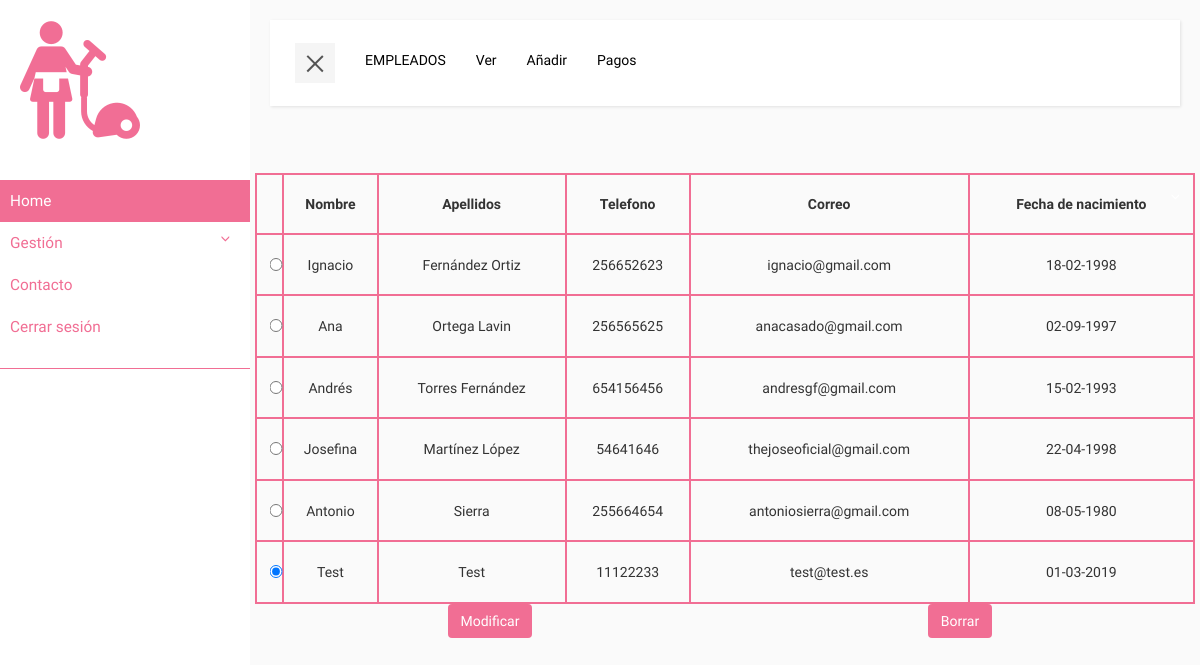
Screenshot of /ProyectoNetbeans/assets/components/home/view.php?gestion=empleados (signed in) with the database file from the repository.
### tables this page shows
CREATE TABLE `empleado` (
  `P_empleado` int(11) NOT NULL,
  `nss` varchar(20) DEFAULT NULL,
  `isAdmin` tinyint(4) DEFAULT NULL,
  `A_usuario` int(11) NOT NULL
);

CREATE TABLE `usuario` (
  `P_Usuario` int(11) NOT NULL,
  `usuario` varchar(20) NOT NULL,
  `contrasena` varchar(32) NOT NULL,
  `nombre` varchar(40) NOT NULL,
  `apellidos` varchar(40) NOT NULL,
  `dni` varchar(9) NOT NULL,
  `telefono` int(10) NOT NULL,
  `correo` varchar(100) NOT NULL,
  `fechaNacimiento` date NOT NULL,
  `rol` enum('CLIENTE','EMPLEADO') NOT NULL
);

### ProyectoNetbeans/assets/components/home/model.php (called while the page is built, shortened)
<?php
require_once './../clases/usuario.php';
require_once './../clases/empleado.php';
class modelClass
{
    function verEmpleados()
    {
        try {
            $opciones = array(PDO::MYSQL_ATTR_INIT_COMMAND => "SET NAMES utf8");
            $conn = new PDO('mysql:host=localhost;dbname=2019p_icarazo', 'root', '', $opciones);
            $conn->setAttribute(PDO::ATTR_ERRMODE, PDO::ERRMODE_EXCEPTION);
        } catch (PDOException $e) {
            echo $e->getCode();
            echo 'Error en la conexión: ' . $e->getMessage();
            exit();
        }
        $stmt = $conn->prepare("SELECT * FROM usuario u, empleado e WHERE u.rol='EMPLEADO' AND e.A_usuario = u.P_Usuario");
        $stmt->execute();
        $empleados = array();
        $resultado = $stmt->fetch();
        while ($resultado != null) {
            $empleado = new Empleado($resultado);
            array_push($empleados, $empleado);
            $resultado = $stmt->fetch();
        }
        return $empleados;
    }
}

### ProyectoNetbeans/assets/components/clases/empleado.php (called while the page is built, shortened)
<?php
require_once 'usuario.php';
class Empleado extends Usuario{
    public function __construct($row) {
        $this->P_Usuario = $row["P_Usuario"];
        $this->nombre = $row["nombre"];
        $this->apellidos = $row["apellidos"];
        $this->telefono = $row["telefono"];
        $this->correo = $row["correo"];
        $this->fechaNacimiento = $row["fechaNacimiento"];
    }
}

### ProyectoNetbeans/assets/components/clases/usuario.php (called while the page is built, shortened)
<?php
class Usuario{
    private $P_Usuario;
    private $nombre;
    private $apellidos;
    private $telefono;
    private $correo;
    private $fechaNacimiento;
    public function __construct($row) {
        $this->P_Usuario = $row["P_Usuario"];
        $this->nombre = $row["nombre"];
        $this->apellidos = $row["apellidos"];
        $this->telefono = $row["telefono"];
        $this->correo = $row["correo"];
        $this->fechaNacimiento = $row["fechaNacimiento"];
    }
    public function getP_Usuario(){
        return $this->P_Usuario;
    }
    public function getNombre(){
        return $this->nombre;
    }
    public function getApellidos(){
        return $this->apellidos;
    }
    public function getTelefono(){
        return $this->telefono;
    }
    public function getCorreo(){
        return $this->correo;
    }
    public function getFechaNacimiento(){
        return $this->fechaNacimiento;
    }
}

### ProyectoNetbeans/assets/components/home/controller-empleados.php (the view, shortened to what this page needs)
<?php
require_once './model.php';
function tablaVistaEmpleados(){
    $tablaHTML= "<form method='POST' action='?empleado=modificar'>
    <div id='tablaVista' class='row'>
        <table class='col-md-12 table-bordered table-hover table-responsive'>
            <thead>
                <tr>
                    <th>&nbsp;&nbsp;&nbsp;&nbsp;</th>
                    <th class='text-center'>Nombre</th>
                    <th class='text-center'>Apellidos</th>
                    <th class='text-center'>Telefono</th>
                    <th class='text-center'>Correo</th>
                    <th class='text-center'>Fecha de nacimiento</th>
                </tr>
            </thead>
            <tbody>"; $model = new modelClass(); $empleados = $model->verEmpleados(); foreach ($empleados as $value) { $tablaHTML.= "
                <tr>
                    <td>
                        <input class='radio' type='radio' name='btnradio' value='". $value->getP_Usuario()."' checked>
                    </td>
                    <td class='text-center'>" . $value->getNombre() . "</td>
                    <td class='text-center'>" . $value->getApellidos() . "</td>
                    <td class='text-center'>" . $value->getTelefono() . "</td>
                    <td class='text-center'>" . $value->getCorreo() . "</td>
                    <td class='text-center'>" . date("d-m-Y", strtotime($value->getFechaNacimiento())) . "</td>
                </tr>"; $_SESSION['idEmplSelect']= $value->getP_Usuario();} $tablaHTML.= "</tbody>
        </table>
        <div class='col-md-6'>
            <button id='modificarEmpleado' name='modificarEmpleado' type='submit' class='btn estilo-btn modBorr center-block'>Modificar</button>
        </div>
</form>
<div class='col-md-6'>
    <form method='POST' action='?empleado=ver'>
        <button id='borrarEmpleado' name='borrarEmpleado' type='submit' class='btn estilo-btn modBorr center-block'>Borrar</button>
    </form>
</div>
</div>";
return $tablaHTML;
}
function formShowEmpleados(){
$contenido ="" .
tablaVistaEmpleados()
 . "";
return $contenido;
}
function menuEmpleados($tipoGestion){
    $contenido = "<div class='col-md-12 collapse navbar-collapse' id='bs-example-navbar-collapse-1'>
    <ul class='nav navbar-nav navbar-right'>
        <li><a>". strtoupper($tipoGestion) ."</a></li>
        <li><a href='?empleado=ver'>Ver</a></li>
        <li><a href='?empleado=anadir'>Añadir</a></li>
        <!--<li><a href='?empleado=modificar'>Modificar</a></li>
        <li><a href='?empleado=tareas'>Tareas</a></li>-->
        <li><a href='?empleado=pagos'>Pagos</a></li>
    </ul>
</div>
</div>
</nav>";
    return $contenido;
}

### ProyectoNetbeans/assets/css/home.css (style rules this page uses)
* { font-family: 'Cousine'; }
body { background: #fafafa; }
a, a:hover, a:focus { color: inherit; text-decoration: none; transition: all 0.3s; }
.navbar-default .navbar-nav>li>a { color: black; }
@media (min-width: 769px) { #tablaVista { padding-top: 3%; } }
@media (min-width: 769px) { #tablaVista th, #tablaVista td { padding: 2%; } }
.estilo-btn { background-color: #f16e94 !important; color: #fff; }
#tablaVista table, #tablaVista th, #tablaVista td { border: 2px solid #f16e94; }
.radio { display: inline-block; left: 50%; transform: translateX(-50%); }

### rows the page displays
empleado: A_usuario.nombre "Ignacio", A_usuario.apellidos "Fernández Ortiz", A_usuario.telefono "256652623", A_usuario.correo "ignacio@gmail.com", A_usuario.fechaNacimiento "18-02-1998"
empleado: A_usuario.nombre "Ana", A_usuario.apellidos "Ortega Lavin", A_usuario.telefono "256565625", A_usuario.correo "anacasado@gmail.com", A_usuario.fechaNacimiento "02-09-1997"
empleado: A_usuario.nombre "Andrés", A_usuario.apellidos "Torres Fernández", A_usuario.telefono "654156456", A_usuario.correo "andresgf@gmail.com", A_usuario.fechaNacimiento "15-02-1993"
empleado: A_usuario.nombre "Josefina", A_usuario.apellidos "Martínez López", A_usuario.telefono "54641646", A_usuario.correo "thejoseoficial@gmail.com", A_usuario.fechaNacimiento "22-04-1998"
empleado: A_usuario.nombre "Antonio", A_usuario.apellidos "Sierra", A_usuario.telefono "255664654", A_usuario.correo "antoniosierra@gmail.com", A_usuario.fechaNacimiento "08-05-1980"
empleado: A_usuario.nombre "Test", A_usuario.apellidos "Test", A_usuario.telefono "11122233", A_usuario.correo "test@test.es", A_usuario.fechaNacimiento "01-03-2019"

### other values shown
$tipoGestion "EMPLEADOS"
